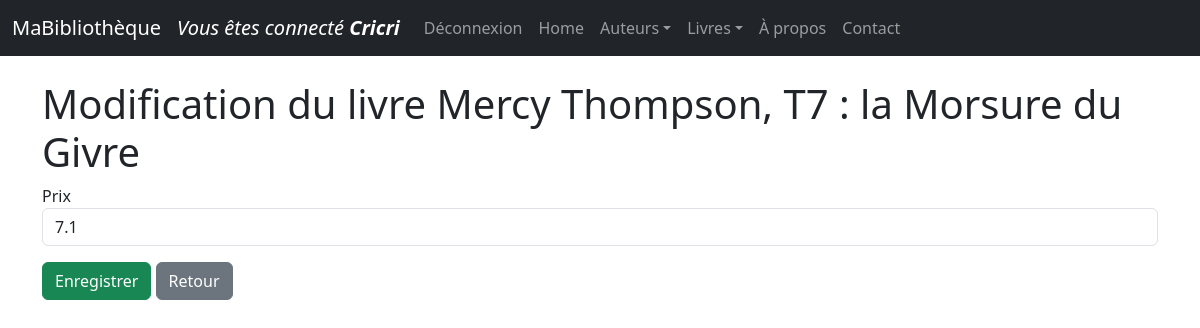
The app's page /livres/71/update/ (signed in) with its own data.
### monApp/models.py (models this page shows, shortened)
class User(db.Model, UserMixin):
    Login = db.Column(db.String(50), primary_key=True)
    Password = db.Column(db.String(64))

class Livre(db.Model):
    idL = db.Column( db.Integer, primary_key=True )
    Prix = db.Column( db.Float )
    Titre = db.Column( db.String(100) )
    Url = db.Column( db.String(255) )
    Img = db.Column( db.String(255) )
    auteur_id = db.Column (db.Integer , db.ForeignKey ("auteur.idA") )
    auteur = db.relationship ("Auteur", backref =db.backref ("livres", lazy="dynamic") )

### monApp/views.py (the view)
@app.route('/livres/<idL>/update/')
@login_required
def updateLivre(idL):
    unLivre = Livre.query.get(idL)
    unForm = FormLivre(idL=unLivre.idL , Titre=unLivre.Titre,Prix=unLivre.Prix)
    return render_template("livre_update.html",selectedLivre=unLivre, updateForm=unForm)

### monApp/forms.py
class FormLivre(FlaskForm):
    idL=HiddenField('idL')
    Titre = StringField ('Titre')
    Auteur = StringField('auteur')
    Prix = FloatField('Prix')

### monApp/models.py (called while the page is built)
@login_manager.user_loader
def load_user(username):
    return User.query.get(username)

### monApp/templates/livre_update.html (shortened to what this page needs)
{% extends "base.html" %}
{% block main %}
<h1 >Modification du livre {{ selectedLivre.Titre }}</h1>
<form role="form" method="POST" action="{{ url_for ('saveLivre') }}">
<div
{% if updateForm.Prix.errors %}
class="form-group has-error"
{% else %}
class="form-group mb-3"
{% endif %}
>
{{ updateForm.Prix.label }}
{{ updateForm.Prix(size =50, class_="form-control") }}
</div>
<input class ="btn btn-success" type="submit" value ="Enregistrer">
<a href="{{ url_for('getLivres') }}" class="btn btn-secondary">Retour</a>
</form >
{% endblock %}

### monApp/templates/base.html (shortened to what this page needs)
<html>
<head>
<link rel="stylesheet" href="{{ url_for('static', filename='css/style.css') }}">
<link href="https://cdn.jsdelivr.net/npm/bootstrap@5.3.0/dist/css/bootstrap.min.css" rel="stylesheet">
</head>
<body>
{% block navbar %}
<nav class="navbar navbar-expand-md navbar-dark bg-dark fixed-top">
        <div class="container-fluid">
<a class="navbar-brand">MaBibliothèque</a>
      <div class="collapse navbar-collapse" id="mainNavbar">
<ul class="nav navbar-nav navbar-right">
        {% if current_user.is_authenticated %}
<a class="navbar-brand"><em>Vous êtes connecté <strong>{{ current_user.Login}}</strong></em></a>
<li class="nav-item"><a class="nav-link" href="{{ url_for ('logout') }}">Déconnexion</a></li >
        {% else %}
<li class="nav-item"><a class="nav-link" href="{{ url_for ('login') }}">Se connecter</a></li >
        {% endif %}
</ul>
<ul class="navbar-nav me-auto mb-2 mb-md-0">
      <li class="nav-item"><a class="nav-link" href="{{ url_for('index') }}">Home</a></li>
      <li class="nav-item dropdown"><a class="nav-link dropdown-toggle" href="#"
            id="auteursDropdown" role="button" data-bs-toggle="dropdown"
            aria-expanded="false">Auteurs</a>
      </li>
      <li class="nav-item dropdown"><a class="nav-link dropdown-toggle" href="#"
            id="livresDropdown" role="button" data-bs-toggle="dropdown"
            aria-expanded="false">Livres</a>
      </li>
      <li class="nav-item"><a class="nav-link" href="{{ url_for('getabout') }}">À propos</a>
      </li>
      <li class="nav-item"><a class="nav-link" href="{{ url_for('getcontact') }}">Contact</a>
      </li>
</ul>
      </div>
</div>
      </nav> {% endblock %}
       {% block content %}
<main role=" main" class=" container">
       {% block main %}{% endblock %}
</main>
       {% endblock %}
      </body>
</html>

### monApp/static/css/style.css (style rules this page uses)
h1 { color: red; }
body { font-family: sans-serif; }

### records on screen
User: Login "Cricri"
Livre: Titre "Mercy Thompson, T7 : la Morsure du Givre", Prix "7.1"

### other values on screen
{{ updateForm.Prix.label }} "Prix"
